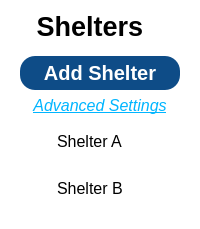
               <widget class="QFrame" name="frame_3">
                <property name="styleSheet">
                 <string notr="true">QFrame {
	background-color: white;
	border: none;
	border-radius: 15;
}</string>
                </property>
                <property name="frameShape">
                 <enum>QFrame::StyledPanel</enum>
                </property>
                <property name="frameShadow">
                 <enum>QFrame::Raised</enum>
                </property>
                <layout class="QVBoxLayout" name="verticalLayout_6">
                 <item>
                  <widget class="QPushButton" name="shelter_dropdown">
                   <property name="maximumSize">
                    <size>
                     <width>16777215</width>
                     <height>30</height>
                    </size>
                   </property>
                   <property name="font">
                    <font>
                     <pointsize>20</pointsize>
                     <weight>75</weight>
                     <bold>true</bold>
                    </font>
                   </property>
                   <property name="cursor">
                    <cursorShape>PointingHandCursor</cursorShape>
                   </property>
                   <property name="styleSheet">
                    <string notr="true">QPushButton {
	background-color: none;
	border: none;
	margin-left:-20;
}</string>
                   </property>
                   <property name="text">
                    <string>Shelters</string>
                   </property>
                   <property name="icon">
                    <iconset resource="resources.qrc">
                     <normaloff>:/ICONS/352021_arrow_drop down_icon.png</normaloff>
                     <normalon>:/ICONS/352023_arrow_drop_up_icon.png</normalon>:/ICONS/352021_arrow_drop down_icon.png</iconset>
                   </property>
                   <property name="iconSize">
                    <size>
                     <width>50</width>
                     <height>50</height>
                    </size>
                   </property>
                   <property name="checkable">
                    <bool>true</bool>
                   </property>
                   <property name="checked">
                    <bool>false</bool>
                   </property>
                  </widget>
                 </item>
                 <item>
                  <widget class="QFrame" name="frame_6">
                   <property name="frameShape">
                    <enum>QFrame::StyledPanel</enum>
                   </property>
                   <property name="frameShadow">
                    <enum>QFrame::Raised</enum>
                   </property>
                   <layout class="QVBoxLayout" name="verticalLayout_8">
                    <item>
                     <layout class="QVBoxLayout" name="verticalLayout_4">
                      <item>
                       <widget class="QPushButton" name="add_shelter_btn">
                        <property name="font">
                         <font>
                          <pointsize>15</pointsize>
                          <weight>75</weight>
                          <bold>true</bold>
                         </font>
                        </property>
                        <property name="cursor">
                         <cursorShape>PointingHandCursor</cursorShape>
                        </property>
                        <property name="styleSheet">
                         <string notr="true">QPushButton {
    background-color: #0e4c87;
    color: white;
    padding: 5px;
    border: none;
    border-radius: 15px;
}

QPushButton:hover {
    background-color: #295987;
}

QPushButton:pressed {
    background-color: #0e4c87;
}
</string>
                        </property>
                        <property name="text">
                         <string>Add Shelter</string>
                        </property>
                        <property name="icon">
                         <iconset resource="resources.qrc">
                          <normaloff>:/ICONS/460625174_1063840541791504_8083137884705313080_n.png</normaloff>:/ICONS/460625174_1063840541791504_8083137884705313080_n.png</iconset>
                        </property>
                        <property name="iconSize">
                         <size>
                          <width>35</width>
                          <height>35</height>
                         </size>
                        </property>
                       </widget>
                      </item>
                      <item>
                       <widget class="QPushButton" name="advanced_settings_shel">
                        <property name="font">
                         <font>
                          <pointsize>12</pointsize>
                          <italic>true</italic>
                          <underline>true</underline>
                         </font>
                        </property>
                        <property name="cursor">
                         <cursorShape>PointingHandCursor</cursorShape>
                        </property>
                        <property name="styleSheet">
                         <string notr="true"> * {
background-color: none;
color: none;
border: none;
color: #00B5FF;
}</string>
                        </property>
                        <property name="text">
                         <string>Advanced Settings</string>
                        </property>
                       </widget>
                      </item>
                      <item>
                       <layout class="QHBoxLayout" name="horizontalLayout_14">
                        <item>
                         <layout class="QHBoxLayout" name="horizontalLayout_13">
                          <item>
                           <widget class="QLabel" name="label_3">
                            <property name="minimumSize">
                             <size>
                              <width>31</width>
                              <height>31</height>
                             </size>
                            </property>
                            <property name="maximumSize">
                             <size>
                              <width>31</width>
                              <height>31</height>
                             </size>
                            </property>
                            <property name="text">
                             <string/>
                            </property>
                            <property name="pixmap">
                             <pixmap resource="resources.qrc">:/ICONS/pin-5-128 (1).png</pixmap>
                            </property>
                            <property name="scaledContents">
                             <bool>true</bool>
                            </property>
                           </widget>
                          </item>
                          <item>
                           <widget class="QLabel" name="label_9">
                            <property name="font">
                             <font>
                              <pointsize>12</pointsize>
                             </font>
                            </property>
                            <property name="text">
                             <string>Shelter A</string>
                            </property>
                           </widget>
                          </item>
                         </layout>
                        </item>
                        <item>
                         <widget class="QPushButton" name="shelter_a_btn">
                          <property name="minimumSize">
                           <size>
                            <width>41</width>
                            <height>41</height>
                           </size>
                          </property>
                          <property name="maximumSize">
                           <size>
                            <width>41</width>
                            <height>41</height>
                           </size>
                          </property>
                          <property name="cursor">
                           <cursorShape>PointingHandCursor</cursorShape>
                          </property>
                          <property name="styleSheet">
                           <string notr="true">QPushButton{
	background-color: none;
	border: none;
}</string>
                          </property>
                          <property name="text">
                           <string/>
                          </property>
                          <property name="icon">
                           <iconset resource="resources.qrc">
                            <normaloff>:/ICONS/462544067_1241440546885630_5886192978905579196_n.png</normaloff>:/ICONS/462544067_1241440546885630_5886192978905579196_n.png</iconset>
                          </property>
                          <property name="iconSize">
                           <size>
                            <width>41</width>
                            <height>41</height>
                           </size>
                          </property>
                         </widget>
                        </item>
                       </layout>
                      </item>
                      <item>
                       <layout class="QHBoxLayout" name="horizontalLayout_16">
                        <item>
                         <widget class="QLabel" name="label_17">
                          <property name="minimumSize">
                           <size>
                            <width>31</width>
                            <height>31</height>
                           </size>
                          </property>
                          <property name="maximumSize">
                           <size>
                            <width>31</width>
                            <height>31</height>
                           </size>
                          </property>
                          <property name="text">
                           <string/>
                          </property>
                          <property name="pixmap">
                           <pixmap resource="resources.qrc">:/ICONS/pin-5-128 (1).png</pixmap>
                          </property>
                          <property name="scaledContents">
                           <bool>true</bool>
                          </property>
                         </widget>
                        </item>
                        <item>
                         <layout class="QHBoxLayout" name="horizontalLayout_15">
                          <item>
                           <widget class="QLabel" name="label_10">
                            <property name="font">
                             <font>
                              <pointsize>12</pointsize>
                             </font>
                            </property>
                            <property name="text">
                             <string>Shelter B</string>
                            </property>
                           </widget>
                          </item>
                         </layout>
                        </item>
                        <item>
                         <widget class="QPushButton" name="shelter_b_btn">
                          <property name="minimumSize">
                           <size>
                            <width>41</width>
                            <height>41</height>
                           </size>
                          </property>
                          <property name="maximumSize">
                           <size>
                            <width>41</width>
                            <height>41</height>
                           </size>
                          </property>
                          <property name="cursor">
                           <cursorShape>PointingHandCursor</cursorShape>
                          </property>
                          <property name="styleSheet">
                           <string notr="true">QPushButton{
	background-color: none;
	border: none;
}</string>
                          </property>
                          <property name="text">
                           <string/>
                          </property>
                          <property name="icon">
                           <iconset resource="resources.qrc">
                            <normaloff>:/ICONS/462544067_1241440546885630_5886192978905579196_n.png</normaloff>:/ICONS/462544067_1241440546885630_5886192978905579196_n.png</iconset>
                          </property>
                          <property name="iconSize">
                           <size>
                            <width>41</width>
                            <height>41</height>
                           </size>
                          </property>
                         </widget>
                        </item>
                       </layout>
                      </item>
                     </layout>
                    </item>
                   </layout>
                  </widget>
                 </item>
                </layout>
               </widget>
